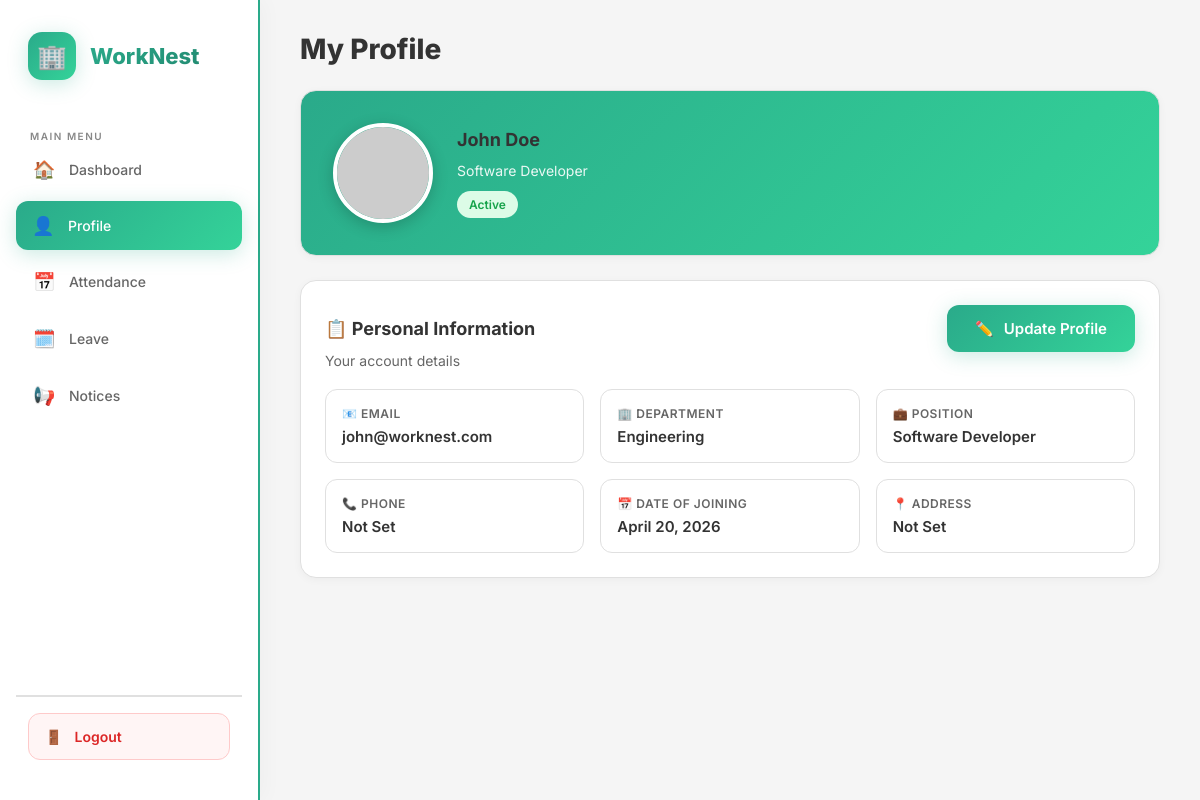
/employee/profile/profile.php (signed in), run on the app's committed database.
### tables this page shows
CREATE TABLE `users` (
    `id` INT(11) UNSIGNED NOT NULL AUTO_INCREMENT,
    `username` VARCHAR(100) NOT NULL,
    `email` VARCHAR(255) NOT NULL,
    `password` VARCHAR(255) NOT NULL,
    `role` ENUM('admin', 'employee') NOT NULL DEFAULT 'employee',
    `department` VARCHAR(100) DEFAULT NULL,
    `position` VARCHAR(100) DEFAULT NULL,
    `status` ENUM('active', 'inactive') NOT NULL DEFAULT 'active',
    `phone` VARCHAR(20) DEFAULT NULL,
    `address` TEXT DEFAULT NULL,
    `profile_image` VARCHAR(255) DEFAULT NULL,
    `date_of_joining` DATE DEFAULT NULL,
    `created_at` TIMESTAMP NOT NULL DEFAULT CURRENT_TIMESTAMP,
    `updated_at` TIMESTAMP NOT NULL DEFAULT CURRENT_TIMESTAMP ON UPDATE CURRENT_TIMESTAMP,
    PRIMARY KEY (`id`),
    UNIQUE KEY `unique_email` (`email`),
    INDEX `idx_users_role` (`role`),
    INDEX `idx_users_status` (`status`),
    INDEX `idx_users_department` (`department`)
);

### employee/profile/profile.php (the view, shortened to what this page needs)
<?php
$pdo = getPDO();
$userId = $_SESSION['user_id'];
$stmt = $pdo->prepare("SELECT * FROM users WHERE id = ? AND role = 'employee'");
$stmt->execute([$userId]);
$user = $stmt->fetch();
?>
<!DOCTYPE html>
<html lang="en">
<head>
    <link rel="stylesheet" href="../attendance/style.css">
</head>
<body>
    <div class="wrapper">
        <aside class="sidebar" id="sidebar">
            <div class="sidebar-brand">
                <div class="logo">🏢</div>
                <h2>WorkNest</h2>
            </div>
            <nav class="menu">
                <span class="menu-label">Main Menu</span>
                <a href="../dashboard.php"><span class="icon">🏠</span> Dashboard</a>
                <a href="profile.php" class="active"><span class="icon">👤</span> Profile</a>
                <a href="../attendance/attendance.php"><span class="icon">📅</span> Attendance</a>
                <a href="../leave/leave.php"><span class="icon">🗓️</span> Leave</a>
                <a href="../notice/notices.php"><span class="icon">📢</span> Notices</a>
            </nav>
            <div class="sidebar-footer">
                <a href="../../logout.php"><span class="icon">🚪</span> Logout</a>
            </div>
        </aside>
        <main class="main">
            <div class="top-bar">
                <h1 class="page-title">My Profile</h1>
            </div>
            <div class="container">
                <div class="card profile-header-card">
                    <div class="profile-header-content">
                        <div class="profile-avatar-section">
                            <?php
                            $avatarSrc = $user['profile_image']
                                ? '../../' . htmlspecialchars($user['profile_image'])
                                : 'https://ui-avatars.com/api/?name=' . urlencode($user['username']) . '&background=2AAA8A&color=fff&size=120';
                            ?>
                            <img src="<?= $avatarSrc; ?>" alt="Profile" class="profile-avatar">
                            <div class="profile-info">
                                <h2 class="profile-name"><?= htmlspecialchars($user['username']); ?></h2>
                                <p class="profile-position"><?= htmlspecialchars($user['position'] ?? 'Employee'); ?></p>
                                <span class="status-badge present"><?= ucfirst($user['status']); ?></span>
                            </div>
                        </div>
                    </div>
                </div>
                <div class="card">
                    <div style="display: flex; align-items: center; justify-content: space-between;">
                        <h2 style="margin-bottom: 0;">📋 Personal Information</h2>
                        <button id="showUpdateBtn" class="btn-primary" style="margin: 0;">
                            <span class="icon">✏️</span> Update Profile
                        </button>
                    </div>
                    <p class="subtitle">Your account details</p>
                    <div class="info-grid">
                        <div class="info-item">
                            <span class="info-label">📧 Email</span>
                            <span class="info-value"><?= htmlspecialchars($user['email']); ?></span>
                        </div>
                        <div class="info-item">
                            <span class="info-label">🏢 Department</span>
                            <span class="info-value"><?= htmlspecialchars($user['department'] ?? 'Not Assigned'); ?></span>
                        </div>
                        <div class="info-item">
                            <span class="info-label">💼 Position</span>
                            <span class="info-value"><?= htmlspecialchars($user['position'] ?? 'Not Set'); ?></span>
                        </div>
                        <div class="info-item">
                            <span class="info-label">📞 Phone</span>
                            <span class="info-value"><?= htmlspecialchars($user['phone'] ?? 'Not Set'); ?></span>
                        </div>
                        <div class="info-item">
                            <span class="info-label">📅 Date of Joining</span>
                            <span class="info-value">
                                <?= $user['created_at'] ? date('F d, Y', strtotime($user['created_at'])) : 'Not Set'; ?>
                            </span>
                        </div>
                        <div class="info-item">
                            <span class="info-label">📍 Address</span>
                            <span class="info-value"><?= htmlspecialchars($user['address'] ?? 'Not Set'); ?></span>
                        </div>
                    </div>
                </div>
            </div>
        </main>
    </div>
</body>
</html>

### employee/attendance/style.css (style rules this page uses)
:root { --bg-main: #f5f5f5; --bg-card: #FFFFFF; --bg-input: #FFFFFF; --border-accent: #2AAA8A; --border-light: #e0e0e0; --primary-orange: #2AAA8A; --primary-orange-dark: #238b72; --primary-orange-light: #34d399; --text-main: #333333; --text-muted: #666666; --text-light: #888888; --shadow-sm: 0 2px 8px rgba(0,0,0,0.04); --shadow-md: 0 4px 16px rgba(0,0,0,0.08); --shadow-lg: 0 8px 32px rgba(0,0,0,0.12); --shadow-orange: 0 4px 20px rgba(42, 170, 138, 0.25); }
* { margin: 0; padding: 0; box-sizing: border-box; font-family: 'Inter', sans-serif; }
body { background-color: var(--bg-main); color: var(--text-main); overflow-x: hidden; }
.wrapper { display: flex; min-height: 100vh; }
.sidebar { width: 260px; background: var(--bg-card); border-right: 2px solid var(--border-accent); padding: 24px 16px; position: fixed; height: 100vh; display: flex; flex-direction: column; z-index: 999; transition: transform 0.3s ease; box-shadow: 4px 0 20px rgba(0,0,0,0.03); }
.sidebar-brand { display: flex; align-items: center; gap: 14px; padding: 8px 12px; margin-bottom: 36px; }
.sidebar-brand .logo { width: 48px; height: 48px; background: linear-gradient(135deg, var(--primary-orange), var(--primary-orange-light)); border-radius: 14px; display: flex; align-items: center; justify-content: center; font-size: 24px; color: #fff; box-shadow: var(--shadow-orange); }
.sidebar-brand h2 { font-size: 22px; font-weight: 800; background: linear-gradient(135deg, var(--primary-orange), var(--primary-orange-dark)); -webkit-background-clip: text; -webkit-text-fill-color: transparent; background-clip: text; }
.menu { flex: 1; }
.menu-label { font-size: 10px; text-transform: uppercase; letter-spacing: 1.5px; color: var(--text-light); padding: 0 14px; margin-bottom: 14px; margin-top: 28px; font-weight: 600; }
.menu a { display: flex; align-items: center; gap: 14px; padding: 14px 16px; border-radius: 12px; text-decoration: none; color: var(--text-muted); margin-bottom: 6px; font-weight: 500; font-size: 14px; transition: all 0.3s cubic-bezier(0.4, 0, 0.2, 1); border: 1px solid transparent; position: relative; overflow: hidden; }
.menu a::before { content: ''; position: absolute; left: 0; top: 0; height: 100%; width: 0; background: linear-gradient(90deg, rgba(42, 170, 138, 0.1), transparent); transition: width 0.3s ease; }
.menu a.active { background: linear-gradient(135deg, var(--primary-orange), var(--primary-orange-light)); color: #ffffff; box-shadow: var(--shadow-orange); border: none; }
.menu a .icon { width: 22px; text-align: center; font-size: 18px; }
.sidebar-footer { padding: 16px 12px; border-top: 2px solid var(--border-light); margin-top: auto; }
.sidebar-footer a { display: flex; align-items: center; gap: 12px; padding: 14px 16px; border-radius: 12px; text-decoration: none; color: #dc2626; font-weight: 600; font-size: 14px; transition: all 0.3s ease; background: #fff5f5; border: 1px solid #fecaca; }
.main { flex: 1; padding: 32px 40px; margin-left: 260px; animation: fadeIn 0.5s ease; }
.top-bar { display: flex; align-items: center; gap: 16px; margin-bottom: 24px; }
.page-title { font-size: 28px; font-weight: 800; color: var(--text-main); }
.container { max-width: 1200px; }
.card { background: var(--bg-card); border: 1px solid var(--border-light); border-radius: 16px; padding: 24px; margin-bottom: 24px; box-shadow: var(--shadow-sm); transition: all 0.3s ease; }
.card h2 { font-size: 18px; font-weight: 700; color: var(--text-main); margin-bottom: 8px; }
.card .date, .card .subtitle { font-size: 14px; color: var(--text-muted); margin-bottom: 20px; }
.status-badge { display: inline-block; padding: 6px 12px; border-radius: 20px; font-size: 12px; font-weight: 600; }
.status-badge.present { background: #dcfce7; color: #16a34a; }

### data on the page
users: username "John Doe", position "Software Developer", status "Active", email "john@worknest.com", department "Engineering", phone "Not Set", created_at "April 20, 2026", address "Not Set"
